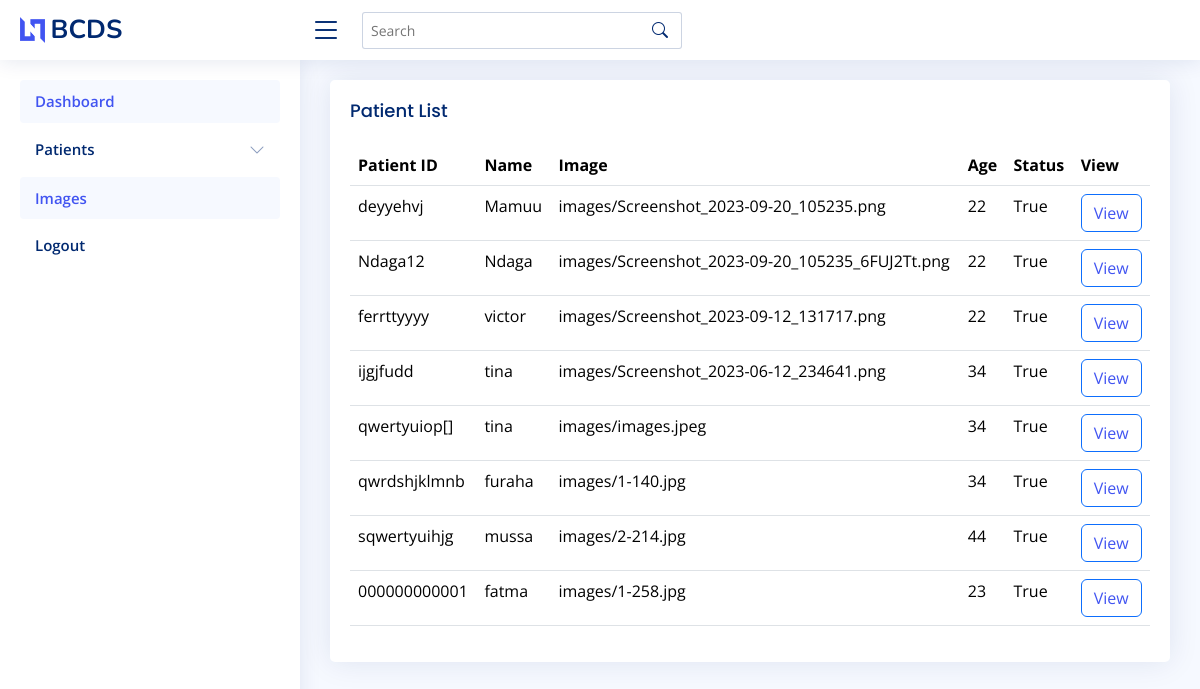
The app's page /patient-list/, older data.
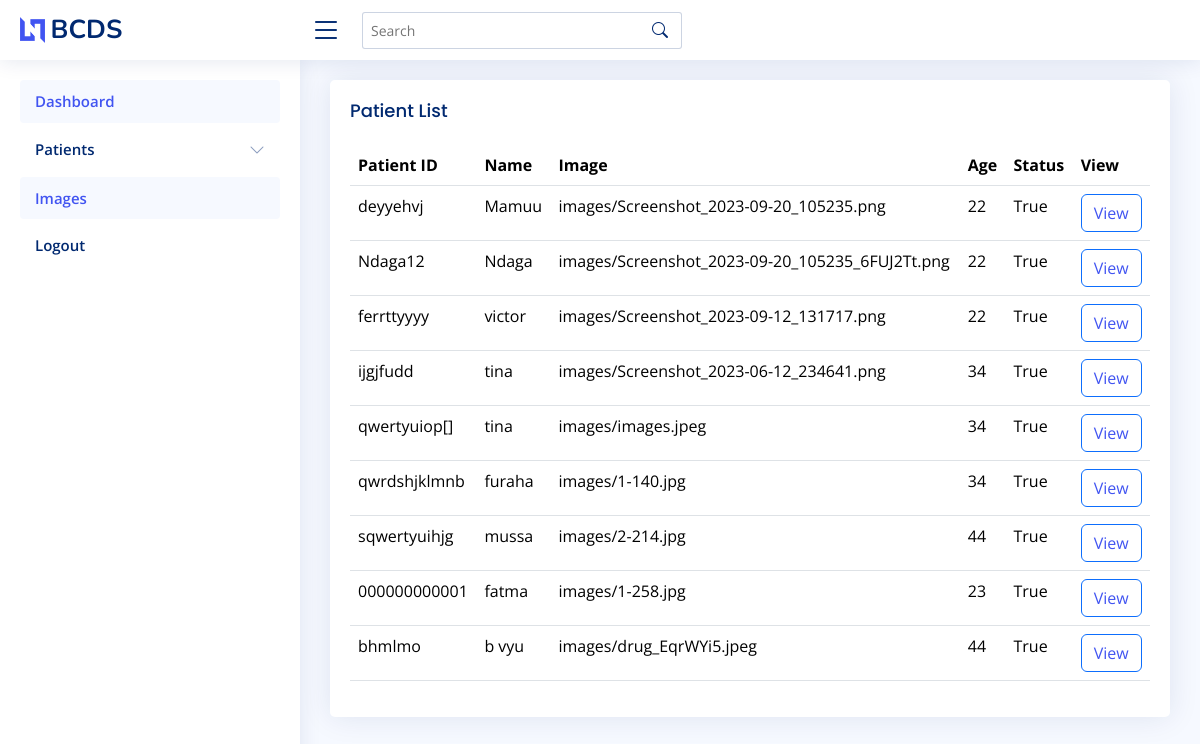
The same page, newer data.
### breast/models.py (models this page shows, shortened)
class Patient(models.Model):
    GENDER_CHOICES = [
        ('M', 'Male'),
        ('F', 'Female'),
    ]
    STATUS_CHOICES = [
        (True, 'Cancer'),
        (False, 'Normal'),
    ]
    patient_id = models.CharField(max_length=12, primary_key=True)
    name = models.CharField(max_length=25)
    age = models.PositiveIntegerField()
    gender = models.CharField(max_length=5, choices=GENDER_CHOICES)
    image = models.FileField(upload_to='images/')
    status = models.BooleanField(choices=STATUS_CHOICES)
    date = models.DateField(auto_now_add=True, blank=True)

### breast/views.py (the view)
# urls.py: path("patient-list/", PatientListView.as_view(), name="patient_list"),
class PatientListView(ListView):
    template_name = "patient_list.html"
    model = Patient

### templates/patient_list.html
{% extends "header.html" %}
{% block main %}
<main id="main" class="main">
  <section class="section">
    <div class="row">
      <div class="col-lg-12">
        <div class="card">
          <div class="card-body">
            <h5 class="card-title">Patient List</h5>
            <table class="table datatable">
              <thead>
                <tr>
                  <th>Patient ID</th>
                  <th>Name</th>
                  <th>Image</th>
                  <th>Age</th>
                  <th>Status</th>
                  <th>View</th>
                </tr>
              </thead>
              <tbody>
                {% for patient in patient_list %}
              <tr>
                <td>{{patient.patient_id}}</td>
                <td>{{patient.name}}</td>
                <td>{{patient.image}}</td>
                <td>{{patient.age}}</td>
                <td>{{patient.status}}</td>
              <td>
                <button type="button" class="btn btn-outline-primary">
                  <a href="{% url "report" patient.patient_id %}" >View</a>
                </button>
              </td>
              </tr>
              {% endfor %}
            </tbody>
            </table>
          </div>
        </div>
      </div>
    </div>
  </section>
</main>
{% endblock main %}

Row changes from the older to the newer data that the page shows:
added Patient: patient_id "bhmlmo", name "b vyu", image "images/drug_EqrWYi5.jpeg", age "44", status "True"
